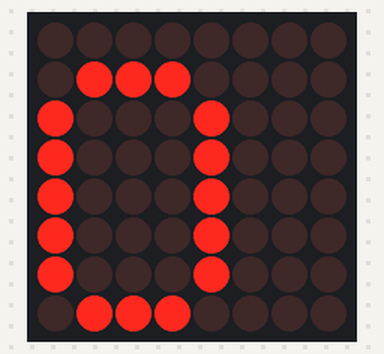
The sketch below on a simulated Arduino Uno, built with avr-gcc and run on an emulated ATmega328P. On the bench: 8×8 LED matrix.

Above: at 0.1 s.
At 1.2 s:
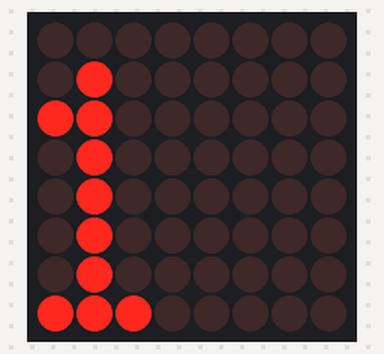
At 2.3 s:
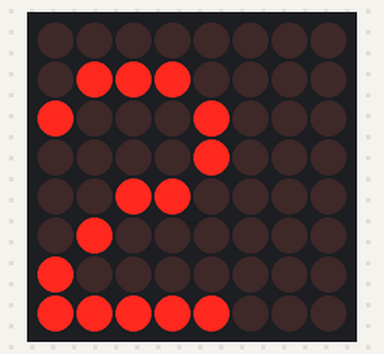
At 4.5 s:
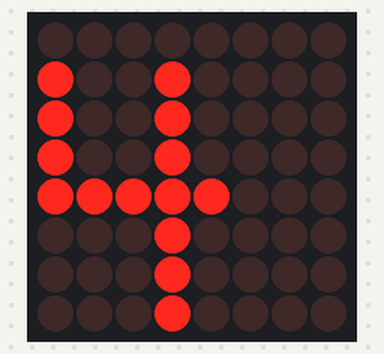
At 6.7 s:
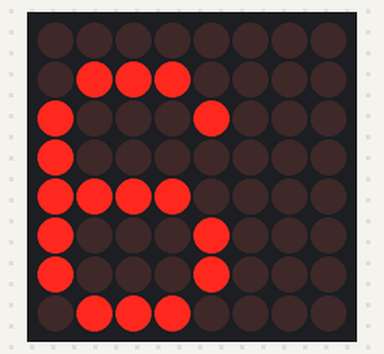
At 10.0 s:
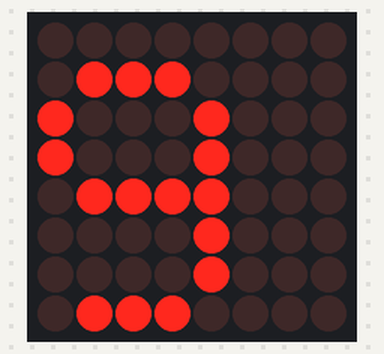

The sketch:

alphabet.ino
```cpp
#include "LedControl.h"

//pin 12 is connected to the DataIn
//pin 11 is connected to the CLK
//pin 10 is connected to LOAD

//LedControl(int dataPin, int clkPin, int csPin, int numDevices);
LedControl lc=LedControl(12,11,10,1);

void setup() {
  //The MAX72XX is in power-saving mode on startup, we have to do a wakeup call
  lc.shutdown(0,false);
  //Set the brightness to a medium values (0~15 possible values)
  lc.setIntensity(0,1);
  //and clear the display
  lc.clearDisplay(0);
}
#define CHAR_WIDTH 5
#define SP {0, 0, 0, 0, 0}               //Space
#define EX {0, 125, 0, 0, 0}             //Exclamation !
#define A {31, 36, 68, 36, 31}
#define B {127, 73, 73, 73, 54,}
#define C {62, 65, 65, 65, 34}
#define D {127, 65, 65, 34, 28}
#define E {127, 73, 73, 65, 65}
#define F {127, 72, 72, 72, 64}
#define G {62, 65, 65, 69, 38}
#define H {127, 8, 8, 8, 127}
#define I {0, 65, 127, 65, 0}
#define J {2, 1, 1, 1, 126}
#define K {127, 8, 20, 34, 65}
#define L {127, 1, 1, 1, 1}
#define M {127, 32, 16, 32, 127}
#define N {127, 32, 16, 8, 127}
#define O {62, 65, 65, 65, 62}
#define P {127, 72, 72, 72, 48}
#define Q {62, 65, 69, 66, 61}
#define R {127, 72, 76, 74, 49}
#define S {50, 73, 73, 73, 38}
#define T {64, 64, 127, 64, 64}
#define U {126, 1, 1, 1, 126}
#define V {124, 2, 1, 2, 124}
#define W {126, 1, 6, 1, 126}
#define X {99, 20, 8, 20, 99}
#define Y {96, 16, 15, 16, 96}
#define Z {67, 69, 73, 81, 97}
#define ZERO {62, 65, 65, 65, 62}//
#define ONE {33, 127, 1, 0, 0}//
#define TWO {35, 69, 73, 73, 49}//
#define THREE {34, 65, 73, 73, 54}//
#define FOUR {120, 8, 8, 127, 8}//
#define FIVE {121, 73, 73, 73, 6}//
#define SIX {62, 73, 73, 73, 38}//
#define SEVEN {64, 71, 88, 96, 0}//
#define EIGHT {54, 73, 73, 73, 54}//
#define NINE {48, 73, 73, 73, 62}//

byte Alphabet[36][CHAR_WIDTH]={A,B,C,D,E,F,G,H,I,J,K,L,M,N,O,P,Q,R,S,T,U,V,W,X,Y,Z,
                               ZERO,ONE,TWO,THREE,FOUR,FIVE,SIX,SEVEN,EIGHT,NINE};
int len = sizeof(Alphabet)/CHAR_WIDTH;

void loop() {
  for(int i=26;i<len;i++){
    for(int row=0;row<CHAR_WIDTH;row++)
      lc.setColumn(0,row,Alphabet[i][row]);
    delay(1000);
    lc.clearDisplay(0);
    delay(100);
  }
}
```

Measured:
- by itself, everything shown: repeats every 11.1 s, in 20 steps
- what the display in image 1 shows lasts 1.0 s, from 1.1 s to 2.1 s
